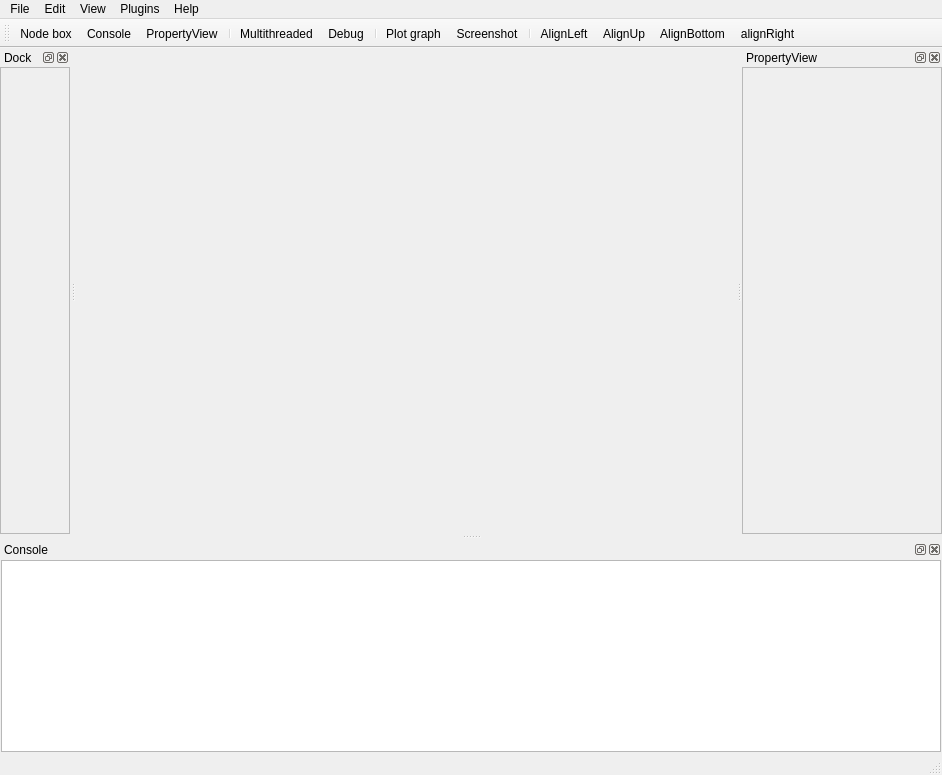
<?xml version="1.0" encoding="UTF-8"?>
<ui version="4.0">
 <class>MainWindow</class>
 <widget class="QMainWindow" name="MainWindow">
  <property name="enabled">
   <bool>true</bool>
  </property>
  <property name="geometry">
   <rect>
    <x>0</x>
    <y>0</y>
    <width>942</width>
    <height>775</height>
   </rect>
  </property>
  <property name="windowTitle">
   <string>QtNodes</string>
  </property>
  <property name="windowIcon">
   <iconset>
    <normaloff>AGraphPySide/icon.png</normaloff>AGraphPySide/icon.png</iconset>
  </property>
  <property name="documentMode">
   <bool>false</bool>
  </property>
  <property name="dockOptions">
   <set>QMainWindow::AllowTabbedDocks</set>
  </property>
  <widget class="QWidget" name="centralwidget">
   <property name="locale">
    <locale language="English" country="UnitedStates"/>
   </property>
   <layout class="QGridLayout" name="gridLayout_3">
    <property name="leftMargin">
     <number>1</number>
    </property>
    <property name="topMargin">
     <number>1</number>
    </property>
    <property name="rightMargin">
     <number>1</number>
    </property>
    <property name="bottomMargin">
     <number>1</number>
    </property>
    <item row="0" column="0">
     <widget class="QSplitter" name="horizontal_splitter">
      <property name="styleSheet">
       <string notr="true"/>
      </property>
      <property name="orientation">
       <enum>Qt::Horizontal</enum>
      </property>
      <widget class="QWidget" name="SceneWidget" native="true">
       <layout class="QGridLayout" name="gridLayout">
        <property name="leftMargin">
         <number>1</number>
        </property>
        <property name="topMargin">
         <number>1</number>
        </property>
        <property name="rightMargin">
         <number>1</number>
        </property>
        <property name="bottomMargin">
         <number>1</number>
        </property>
        <item row="0" column="0">
         <layout class="QGridLayout" name="SceneLayout">
          <property name="sizeConstraint">
           <enum>QLayout::SetMaximumSize</enum>
          </property>
         </layout>
        </item>
       </layout>
      </widget>
     </widget>
    </item>
   </layout>
  </widget>
  <widget class="QMenuBar" name="menuBar">
   <property name="geometry">
    <rect>
     <x>0</x>
     <y>0</y>
     <width>942</width>
     <height>26</height>
    </rect>
   </property>
   <widget class="QMenu" name="menuEdit">
    <property name="title">
     <string>Edit</string>
    </property>
    <addaction name="actionDelete"/>
    <addaction name="actionOptions"/>
    <addaction name="actionClear_scene"/>
    <addaction name="separator"/>
   </widget>
   <widget class="QMenu" name="menuView">
    <property name="title">
     <string>View</string>
    </property>
    <addaction name="actionNode_box"/>
    <addaction name="actionConsole"/>
    <addaction name="actionPlot_graph"/>
   </widget>
   <widget class="QMenu" name="menuFile">
    <property name="title">
     <string>File</string>
    </property>
    <addaction name="actionSave"/>
    <addaction name="actionLoad"/>
    <addaction name="actionSave_as"/>
   </widget>
   <widget class="QMenu" name="menuHelp">
    <property name="title">
     <string>Help</string>
    </property>
    <addaction name="actionShortcuts"/>
   </widget>
   <widget class="QMenu" name="menuPlugins">
    <property name="title">
     <string>Plugins</string>
    </property>
    <addaction name="actionNew_Node"/>
    <addaction name="actionNew_Command"/>
    <addaction name="actionFunction_Library"/>
   </widget>
   <addaction name="menuFile"/>
   <addaction name="menuEdit"/>
   <addaction name="menuView"/>
   <addaction name="menuPlugins"/>
   <addaction name="menuHelp"/>
  </widget>
  <widget class="QToolBar" name="toolBar">
   <property name="windowTitle">
    <string>toolBar</string>
   </property>
   <attribute name="toolBarArea">
    <enum>TopToolBarArea</enum>
   </attribute>
   <attribute name="toolBarBreak">
    <bool>false</bool>
   </attribute>
   <addaction name="actionNode_box"/>
   <addaction name="actionConsole"/>
   <addaction name="actionPropertyView"/>
   <addaction name="separator"/>
   <addaction name="actionMultithreaded"/>
   <addaction name="actionDebug"/>
   <addaction name="separator"/>
   <addaction name="actionPlot_graph"/>
   <addaction name="actionScreenshot"/>
   <addaction name="separator"/>
   <addaction name="actionAlignLeft"/>
   <addaction name="actionAlignUp"/>
   <addaction name="actionAlignBottom"/>
   <addaction name="actionAlignRight"/>
  </widget>
  <widget class="QDockWidget" name="dockWidgetConsole">
   <property name="enabled">
    <bool>true</bool>
   </property>
   <property name="minimumSize">
    <size>
     <width>109</width>
     <height>142</height>
    </size>
   </property>
   <property name="features">
    <set>QDockWidget::AllDockWidgetFeatures</set>
   </property>
   <property name="windowTitle">
    <string>Console</string>
   </property>
   <attribute name="dockWidgetArea">
    <number>8</number>
   </attribute>
   <widget class="QWidget" name="dockWidgetContents_2">
    <layout class="QGridLayout" name="gridLayout_2">
     <property name="leftMargin">
      <number>1</number>
     </property>
     <property name="topMargin">
      <number>1</number>
     </property>
     <property name="rightMargin">
      <number>1</number>
     </property>
     <property name="bottomMargin">
      <number>1</number>
     </property>
     <item row="0" column="0">
      <widget class="QTextEdit" name="console">
       <property name="maximumSize">
        <size>
         <width>16777215</width>
         <height>16777215</height>
        </size>
       </property>
       <property name="styleSheet">
        <string notr="true"/>
       </property>
      </widget>
     </item>
    </layout>
   </widget>
  </widget>
  <widget class="QDockWidget" name="dockWidgetLeft">
   <property name="floating">
    <bool>false</bool>
   </property>
   <property name="features">
    <set>QDockWidget::AllDockWidgetFeatures</set>
   </property>
   <property name="windowTitle">
    <string>Dock</string>
   </property>
   <attribute name="dockWidgetArea">
    <number>1</number>
   </attribute>
   <widget class="QWidget" name="dockWidgetContents_5">
    <layout class="QVBoxLayout" name="verticalLayout_2">
     <property name="leftMargin">
      <number>0</number>
     </property>
     <property name="topMargin">
      <number>0</number>
     </property>
     <property name="rightMargin">
      <number>0</number>
     </property>
     <property name="bottomMargin">
      <number>0</number>
     </property>
     <item>
      <widget class="QScrollArea" name="scrollArea_2">
       <property name="widgetResizable">
        <bool>true</bool>
       </property>
       <widget class="QWidget" name="scrollAreaWidgetContents_2">
        <property name="geometry">
         <rect>
          <x>0</x>
          <y>0</y>
          <width>89</width>
          <height>431</height>
         </rect>
        </property>
        <layout class="QGridLayout" name="gridLayout_5">
         <property name="leftMargin">
          <number>0</number>
         </property>
         <property name="topMargin">
          <number>0</number>
         </property>
         <property name="rightMargin">
          <number>0</number>
         </property>
         <property name="bottomMargin">
          <number>0</number>
         </property>
         <item row="0" column="0">
          <layout class="QGridLayout" name="leftDockGridLayout"/>
         </item>
        </layout>
       </widget>
      </widget>
     </item>
    </layout>
   </widget>
  </widget>
  <widget class="QStatusBar" name="statusBar"/>
  <widget class="QDockWidget" name="dockWidgetNodeView">
   <property name="minimumSize">
    <size>
     <width>200</width>
     <height>166</height>
    </size>
   </property>
   <property name="allowedAreas">
    <set>Qt::LeftDockWidgetArea|Qt::RightDockWidgetArea</set>
   </property>
   <property name="windowTitle">
    <string>PropertyView</string>
   </property>
   <attribute name="dockWidgetArea">
    <number>2</number>
   </attribute>
   <widget class="QWidget" name="dockWidgetContents">
    <layout class="QVBoxLayout" name="verticalLayout">
     <property name="spacing">
      <number>0</number>
     </property>
     <property name="leftMargin">
      <number>0</number>
     </property>
     <property name="topMargin">
      <number>0</number>
     </property>
     <property name="rightMargin">
      <number>0</number>
     </property>
     <property name="bottomMargin">
      <number>0</number>
     </property>
     <item>
      <widget class="QScrollArea" name="scrollArea">
       <property name="widgetResizable">
        <bool>true</bool>
       </property>
       <widget class="QWidget" name="scrollAreaWidgetContents_3">
        <property name="geometry">
         <rect>
          <x>0</x>
          <y>0</y>
          <width>198</width>
          <height>431</height>
         </rect>
        </property>
        <layout class="QGridLayout" name="gridLayout_4">
         <property name="leftMargin">
          <number>0</number>
         </property>
         <property name="topMargin">
          <number>0</number>
         </property>
         <property name="rightMargin">
          <number>0</number>
         </property>
         <property name="bottomMargin">
          <number>0</number>
         </property>
         <item row="0" column="0">
          <layout class="QFormLayout" name="PropertiesformLayout"/>
         </item>
        </layout>
       </widget>
      </widget>
     </item>
    </layout>
   </widget>
  </widget>
  <action name="actionDelete">
   <property name="icon">
    <iconset resource="nodes_res.qrc">
     <normaloff>:/icons/resources/delete_icon.png</normaloff>:/icons/resources/delete_icon.png</iconset>
   </property>
   <property name="text">
    <string>Delete</string>
   </property>
  </action>
  <action name="actionOptions">
   <property name="icon">
    <iconset resource="nodes_res.qrc">
     <normaloff>:/icons/resources/colors_icon.png</normaloff>:/icons/resources/colors_icon.png</iconset>
   </property>
   <property name="text">
    <string>Options</string>
   </property>
  </action>
  <action name="actionNode_box">
   <property name="icon">
    <iconset resource="nodes_res.qrc">
     <normaloff>:/icons/resources/node_box_icon.png</normaloff>:/icons/resources/node_box_icon.png</iconset>
   </property>
   <property name="text">
    <string>Node box</string>
   </property>
  </action>
  <action name="actionSave">
   <property name="icon">
    <iconset resource="nodes_res.qrc">
     <normaloff>:/icons/resources/save_icon.png</normaloff>:/icons/resources/save_icon.png</iconset>
   </property>
   <property name="text">
    <string>Save</string>
   </property>
  </action>
  <action name="actionLoad">
   <property name="icon">
    <iconset resource="nodes_res.qrc">
     <normaloff>:/icons/resources/folder_open_icon.png</normaloff>:/icons/resources/folder_open_icon.png</iconset>
   </property>
   <property name="text">
    <string>Load</string>
   </property>
  </action>
  <action name="actionSave_as">
   <property name="icon">
    <iconset resource="nodes_res.qrc">
     <normaloff>:/icons/resources/save_as_icon.png</normaloff>:/icons/resources/save_as_icon.png</iconset>
   </property>
   <property name="text">
    <string>Save as</string>
   </property>
  </action>
  <action name="actionConsole">
   <property name="icon">
    <iconset resource="nodes_res.qrc">
     <normaloff>:/icons/resources/console_icon.png</normaloff>:/icons/resources/console_icon.png</iconset>
   </property>
   <property name="text">
    <string>Console</string>
   </property>
  </action>
  <action name="actionPlot_graph">
   <property name="icon">
    <iconset resource="nodes_res.qrc">
     <normaloff>:/icons/resources/plot_icon.png</normaloff>:/icons/resources/plot_icon.png</iconset>
   </property>
   <property name="text">
    <string>Plot graph</string>
   </property>
  </action>
  <action name="actionClear_scene">
   <property name="icon">
    <iconset resource="nodes_res.qrc">
     <normaloff>:/icons/resources/clear_icon.png</normaloff>:/icons/resources/clear_icon.png</iconset>
   </property>
   <property name="text">
    <string>Clear scene</string>
   </property>
  </action>
  <action name="actionMultithreaded">
   <property name="icon">
    <iconset resource="nodes_res.qrc">
     <normaloff>:/icons/resources/multithreaded_icon.png</normaloff>:/icons/resources/multithreaded_icon.png</iconset>
   </property>
   <property name="text">
    <string>Multithreaded</string>
   </property>
  </action>
  <action name="actionDebug">
   <property name="icon">
    <iconset resource="nodes_res.qrc">
     <normaloff>:/icons/resources/debug_icon.png</normaloff>:/icons/resources/debug_icon.png</iconset>
   </property>
   <property name="text">
    <string>Debug</string>
   </property>
  </action>
  <action name="actionScreenshot">
   <property name="icon">
    <iconset resource="nodes_res.qrc">
     <normaloff>:/icons/resources/screenshot_icon.png</normaloff>:/icons/resources/screenshot_icon.png</iconset>
   </property>
   <property name="text">
    <string>Screenshot</string>
   </property>
  </action>
  <action name="actionShortcuts">
   <property name="icon">
    <iconset resource="nodes_res.qrc">
     <normaloff>:/icons/resources/shortcuts_icon.png</normaloff>:/icons/resources/shortcuts_icon.png</iconset>
   </property>
   <property name="text">
    <string>Shortcuts</string>
   </property>
  </action>
  <action name="actionAlignLeft">
   <property name="icon">
    <iconset resource="nodes_res.qrc">
     <normaloff>:/icons/resources/alignleft.png</normaloff>:/icons/resources/alignleft.png</iconset>
   </property>
   <property name="text">
    <string>AlignLeft</string>
   </property>
   <property name="toolTip">
    <string>Align selected nodes by the left most</string>
   </property>
  </action>
  <action name="actionAlignUp">
   <property name="icon">
    <iconset resource="nodes_res.qrc">
     <normaloff>:/icons/resources/aligntop.png</normaloff>:/icons/resources/aligntop.png</iconset>
   </property>
   <property name="text">
    <string>AlignUp</string>
   </property>
   <property name="toolTip">
    <string>Align selected nodes by the up most</string>
   </property>
  </action>
  <action name="actionPropertyView">
   <property name="icon">
    <iconset resource="nodes_res.qrc">
     <normaloff>:/icons/resources/property_icon.png</normaloff>:/icons/resources/property_icon.png</iconset>
   </property>
   <property name="text">
    <string>PropertyView</string>
   </property>
   <property name="toolTip">
    <string>toggle property view</string>
   </property>
  </action>
  <action name="actionAlignBottom">
   <property name="icon">
    <iconset resource="nodes_res.qrc">
     <normaloff>:/icons/resources/alignbottom.png</normaloff>:/icons/resources/alignbottom.png</iconset>
   </property>
   <property name="text">
    <string>AlignBottom</string>
   </property>
  </action>
  <action name="actionAlignRight">
   <property name="icon">
    <iconset resource="nodes_res.qrc">
     <normaloff>:/icons/resources/alignright.png</normaloff>:/icons/resources/alignright.png</iconset>
   </property>
   <property name="text">
    <string>alignRight</string>
   </property>
  </action>
  <action name="actionNew_Node">
   <property name="text">
    <string>New Node</string>
   </property>
  </action>
  <action name="actionNew_Command">
   <property name="text">
    <string>New Command</string>
   </property>
  </action>
  <action name="actionFunction_Library">
   <property name="text">
    <string>New Function Library</string>
   </property>
  </action>
 </widget>
 <resources>
  <include location="nodes_res.qrc"/>
 </resources>
 <connections/>
</ui>
